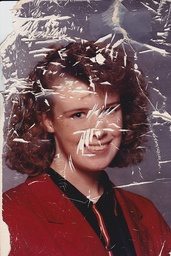
#> input picture Assignments/Assignment-8/damaged.jpg, 171 x 256 px, shrunk from 600 x 900 before the run, found by its file name
$ python morph.py
#> lines starting #> are read from the running program, lines starting #| are printed output that depends on the picture; after the words box and inside, x2 and y2 are one past the last pixel; in counts of white or black regions, pixels touching at a corner belong together
import cv2
import numpy as np
import matplotlib.pyplot as plt


def main():
    img = plt.imread('/home/mayabee/Documents/DIP_Lab/Assignments/Assignment-8/damaged.jpg')
#> img is the input picture: shape (256, 171, 3); mean R, G, B 116.9, 81.6, 85.1
    print(img.shape)
#| (256, 171, 3)
    grayscale = cv2.cvtColor(img,cv2.COLOR_RGB2GRAY)
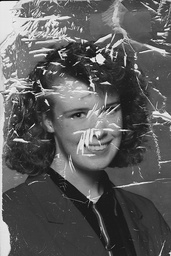
#> grayscale: shape (256, 171); min 3, max 252, mean 92.5
    print(grayscale.shape)
#| (256, 171)
    _,binaryImg = cv2.threshold(grayscale,100,255,cv2.THRESH_BINARY)
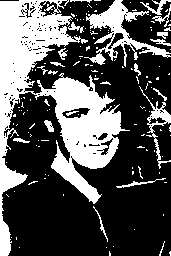
#> binaryImg: shape (256, 171); 33.1% white; 144 white regions (122 under 20 px), largest, box (x1, y1, x2, y2) and area: (0, 0, 130, 256) 10973, (84, 0, 171, 67) 1633, (139, 86, 171, 169) 454

    '''Structuring Elements'''

    structuringElement = np.ones((5,5), np.uint8)
    print('Structuring Element:','{}'.format(structuringElement))

    erosionImg = cv2.erode(binaryImg,structuringElement,iterations=1)
#> erosionImg: shape (256, 171); 15% white; 22 white regions (13 under 20 px), largest, box (x1, y1, x2, y2) and area: (54, 80, 119, 167) 2539, (0, 3, 42, 155) 2304, (54, 155, 97, 200) 421
    process_img1 = erosion(binaryImg,structuringElement)
#> in erosion, `binaryImg = np.pad(binaryImg,padding,constant_values=0)`: binaryImg: shape (260, 175); 31.9% white; 144 white regions (122 under 20 px), largest, box (x1, y1, x2, y2) and area: (2, 2, 132, 258) 10973, (86, 2, 173, 69) 1633, (141, 88, 173, 171) 454
#> after the loop in erosion, `for i in range(r):`:
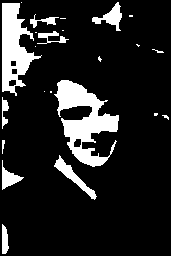
#> process_img: shape (256, 171); 13.9% white; 23 white regions (13 under 20 px), largest, box (x1, y1, x2, y2) and area: (54, 80, 119, 167) 2539, (2, 3, 42, 96) 1855, (54, 155, 97, 200) 421
    dilationImg = cv2.dilate(binaryImg,structuringElement,iterations=1)
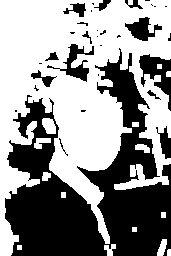
#> dilationImg: shape (256, 171); 56.7% white; 32 black regions (19 under 20 px), largest, box (x1, y1, x2, y2) and area: (5, 48, 171, 256) 16236, (139, 54, 171, 111) 781, (47, 44, 94, 82) 524
    process_img2 = dilation(binaryImg,structuringElement)
    openingImg = cv2.morphologyEx(binaryImg, cv2.MORPH_OPEN,structuringElement)
#> openingImg: shape (256, 171); 24% white; 13 white regions, largest, box (x1, y1, x2, y2) and area: (0, 0, 71, 157) 4059, (48, 78, 121, 169) 3759, (52, 153, 99, 202) 789
    process_img3 = opening(binaryImg,structuringElement)
#> in dilation (call 2), `binaryImg = np.pad(binaryImg,padding,constant_values=0)`: binaryImg: shape (260, 175); 13.4% white; 23 white regions (13 under 20 px), largest, box (x1, y1, x2, y2) and area: (56, 82, 121, 169) 2539, (4, 5, 44, 98) 1855, (56, 157, 99, 202) 421
#> after the loop in dilation (call 2), `for i in range(r):`:
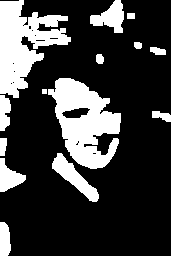
#> process_img: shape (256, 171); 23.7% white; 14 white regions, largest, box (x1, y1, x2, y2) and area: (48, 78, 121, 169) 3759, (0, 0, 71, 98) 3580, (52, 153, 99, 202) 789
    closingImg = cv2.morphologyEx(binaryImg, cv2.MORPH_CLOSE,structuringElement)
#> closingImg: shape (256, 171); 40.1% white; 38 white regions (31 under 20 px), largest, box (x1, y1, x2, y2) and area: (0, 0, 171, 256) 16294, (139, 81, 171, 174) 839, (116, 166, 167, 188) 141
    process_img4 = closing(binaryImg,structuringElement)


    img_set = [binaryImg,erosionImg,process_img1,dilationImg,process_img2,openingImg,process_img3,closingImg,process_img4]
    title_set = ['Binary Image','Built-in Erosion','Implemented Erosion','Built-in dilation','Implemented Dilation','Built-in opening','Implemented opening','Built-inClosing','Implemented Closing']


    img_plt(img_set,title_set)

def erosion(binaryImg,structuringElement):
    r,c = binaryImg.shape
    m,n =  structuringElement.shape
    padding = (m-1)//2
    process_img = np.zeros((r,c),dtype=np.uint8)
    binaryImg = np.pad(binaryImg,padding,constant_values=0)
    for i in range(r):
        for j in range(c):
            res = np.sum(binaryImg[i:i+m,j:j+n]*structuringElement)
            if res == 255 * (m*n):
                process_img[i,j] =  255
    return process_img

def dilation(binaryImg,structuringElement):
    r,c = binaryImg.shape
    m,n =  structuringElement.shape
    padding = (m-1)//2
    process_img = np.zeros((r,c),dtype=np.uint8)
    binaryImg = np.pad(binaryImg,padding,constant_values=0)

    for i in range(r):
        for j in range(c):
            res = np.sum(binaryImg[i:i+m,j:j+n]*structuringElement)
            if res > 0:
                process_img[i,j] =  255
    return process_img
def opening(binaryImg,structuringElement):
    process_img1 = erosion(binaryImg,structuringElement)
    process_img2 = dilation(process_img1,structuringElement)
    return process_img2

def closing(binaryImg,structuringElement):
    process_img1= dilation(binaryImg,structuringElement)
    process_img2 = erosion(process_img1,structuringElement)
#> in erosion (call 3), `binaryImg = np.pad(binaryImg,padding,constant_values=0)`:
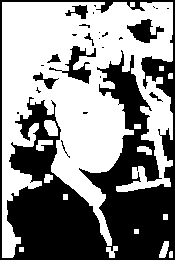
#> binaryImg: shape (260, 175); 54.5% white; 26 black regions (17 under 20 px), largest, box (x1, y1, x2, y2) and area: (0, 0, 175, 260) 19165, (49, 46, 96, 84) 524, (127, 19, 164, 43) 436
#> after the loop in erosion (call 3), `for i in range(r):`:
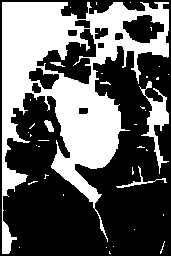
#> process_img: shape (256, 171); 38% white; 38 white regions (32 under 20 px), largest, box (x1, y1, x2, y2) and area: (2, 2, 169, 254) 15438, (139, 81, 169, 174) 794, (116, 166, 167, 188) 141, (44, 120, 54, 132) 72, (50, 62, 65, 67) 38, (100, 81, 111, 85) 22
    return process_img2


def img_plt(img_set,title_set):
    ln = len(img_set)
#> ln = 9
    plt.figure(figsize=(20,20))
    for i in range(ln):
        ch = len(img_set[i].shape)
        plt.subplot(3,3,i+1)
        if ch == 3 :
            plt.imshow(img_set[i])
        else :
            plt.imshow(img_set[i],cmap='gray')
        plt.title(title_set[i])
    plt.savefig('morph.jpg')
    plt.show();


if __name__  == '__main__':
    main()
